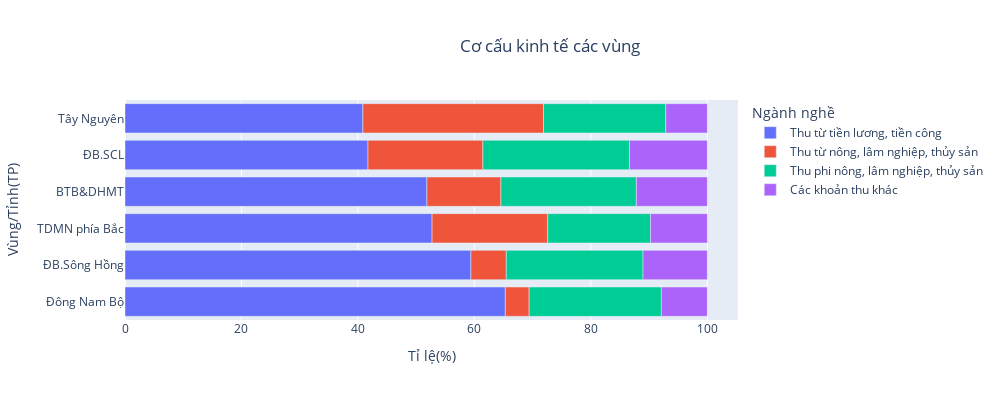

Notebook cell for this chart:
### Code cell
income_areas = income_areas.sort_values(by='Thu từ tiền lương, tiền công', ascending = False)
fig = px.bar(income_areas, y="Vùng/Tỉnh(TP)",
             x=['Thu từ tiền lương, tiền công','Thu từ nông, lâm nghiệp, thủy sản','Thu phi nông, lâm nghiệp, thủy sản','Các khoản thu khác'], 
             title="Tỉ lệ phân bố dân cư",
             orientation = "h",
             width = 1000,
            height = 400)
fig.update_layout(xaxis_title="Tỉ lệ(%)",
                  legend_title="Ngành nghề",
                  title={'text': 'Cơ cấu kinh tế các vùng',
                            'y':0.9,
                            'x':0.55,
                            'xanchor': 'center',
                            'yanchor': 'top'}
                 )
fig.show()

### Figure 1 — Plotly figure (JSON) as saved in the notebook; plotly's stock layout.template omitted (floating-point values rounded to 4 significant figures)
{"data": [{"alignmentgroup": "True", "hovertemplate": "variable=Thu từ tiền lương, tiền công<br>value=%{x}<br>Vùng/Tỉnh(TP)=%{y}<extra></extra>", "legendgroup": "Thu từ tiền lương, tiền công", "marker": {"color": "#636efa", "pattern": {"shape": ""}}, "name": "Thu từ tiền lương, tiền công", "offsetgroup": "Thu từ tiền lương, tiền công", "orientation": "h", "showlegend": true, "textposition": "auto", "type": "bar", "x": [65.32, 59.41, 52.74, 51.85, 41.74, 40.86], "xaxis": "x", "y": ["Đông Nam Bộ", "ĐB.Sông Hồng", "TDMN phía Bắc", "BTB&DHMT", "ĐB.SCL", "Tây Nguyên"], "yaxis": "y"}, {"alignmentgroup": "True", "hovertemplate": "variable=Thu từ nông, lâm nghiệp, thủy sản<br>value=%{x}<br>Vùng/Tỉnh(TP)=%{y}<extra></extra>", "legendgroup": "Thu từ nông, lâm nghiệp, thủy sản", "marker": {"color": "#EF553B", "pattern": {"shape": ""}}, "name": "Thu từ nông, lâm nghiệp, thủy sản", "offsetgroup": "Thu từ nông, lâm nghiệp, thủy sản", "orientation": "h", "showlegend": true, "textposition": "auto", "type": "bar", "x": [4.096, 6.077, 19.86, 12.71, 19.73, 31.03], "xaxis": "x", "y": ["Đông Nam Bộ", "ĐB.Sông Hồng", "TDMN phía Bắc", "BTB&DHMT", "ĐB.SCL", "Tây Nguyên"], "yaxis": "y"}, {"alignmentgroup": "True", "hovertemplate": "variable=Thu phi nông, lâm nghiệp, thủy sản<br>value=%{x}<br>Vùng/Tỉnh(TP)=%{y}<extra></extra>", "legendgroup": "Thu phi nông, lâm nghiệp, thủy sản", "marker": {"color": "#00cc96", "pattern": {"shape": ""}}, "name": "Thu phi nông, lâm nghiệp, thủy sản", "offsetgroup": "Thu phi nông, lâm nghiệp, thủy sản", "orientation": "h", "showlegend": true, "textposition": "auto", "type": "bar", "x": [22.71, 23.48, 17.65, 23.26, 25.17, 21.0], "xaxis": "x", "y": ["Đông Nam Bộ", "ĐB.Sông Hồng", "TDMN phía Bắc", "BTB&DHMT", "ĐB.SCL", "Tây Nguyên"], "yaxis": "y"}, {"alignmentgroup": "True", "hovertemplate": "variable=Các khoản thu khác<br>value=%{x}<br>Vùng/Tỉnh(TP)=%{y}<extra></extra>", "legendgroup": "Các khoản thu khác", "marker": {"color": "#ab63fa", "pattern": {"shape": ""}}, "name": "Các khoản thu khác", "offsetgroup": "Các khoản thu khác", "orientation": "h", "showlegend": true, "textposition": "auto", "type": "bar", "x": [7.886, 11.04, 9.765, 12.19, 13.37, 7.133], "xaxis": "x", "y": ["Đông Nam Bộ", "ĐB.Sông Hồng", "TDMN phía Bắc", "BTB&DHMT", "ĐB.SCL", "Tây Nguyên"], "yaxis": "y"}], "layout": {"barmode": "relative", "height": 400, "legend": {"title": {"text": "Ngành nghề"}, "tracegroupgap": 0}, "title": {"text": "Cơ cấu kinh tế các vùng", "x": 0.55, "xanchor": "center", "y": 0.9, "yanchor": "top"}, "width": 1000, "xaxis": {"anchor": "y", "domain": [0, 1], "title": {"text": "Tỉ lệ(%)"}}, "yaxis": {"anchor": "x", "domain": [0, 1], "title": {"text": "Vùng/Tỉnh(TP)"}}}}
